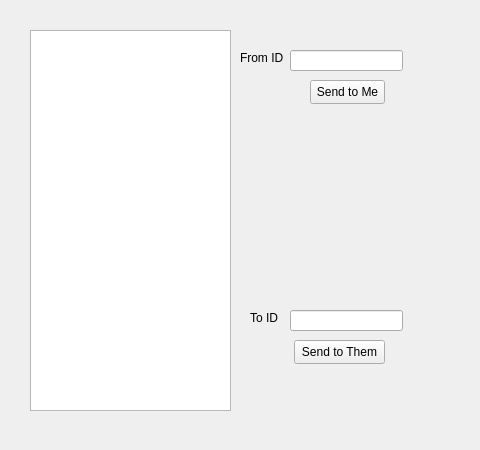
<?xml version="1.0" encoding="UTF-8"?>
<ui version="4.0">
 <class>MainWindow</class>
 <widget class="QMainWindow" name="MainWindow">
  <property name="geometry">
   <rect>
    <x>0</x>
    <y>0</y>
    <width>480</width>
    <height>450</height>
   </rect>
  </property>
  <property name="windowTitle">
   <string>Item Testing Menu</string>
  </property>
  <widget class="QWidget" name="centralwidget">
   <widget class="QListWidget" name="itemSelection">
    <property name="geometry">
     <rect>
      <x>30</x>
      <y>30</y>
      <width>201</width>
      <height>381</height>
     </rect>
    </property>
   </widget>
   <widget class="QLineEdit" name="fromIdInput">
    <property name="geometry">
     <rect>
      <x>290</x>
      <y>50</y>
      <width>113</width>
      <height>21</height>
     </rect>
    </property>
   </widget>
   <widget class="QPushButton" name="sendToServer">
    <property name="geometry">
     <rect>
      <x>294</x>
      <y>340</y>
      <width>91</width>
      <height>24</height>
     </rect>
    </property>
    <property name="text">
     <string>Send to Them</string>
    </property>
   </widget>
   <widget class="QPushButton" name="sendToMe">
    <property name="geometry">
     <rect>
      <x>310</x>
      <y>80</y>
      <width>75</width>
      <height>24</height>
     </rect>
    </property>
    <property name="text">
     <string>Send to Me</string>
    </property>
   </widget>
   <widget class="QLineEdit" name="toIdInput">
    <property name="geometry">
     <rect>
      <x>290</x>
      <y>310</y>
      <width>113</width>
      <height>21</height>
     </rect>
    </property>
   </widget>
   <widget class="QLabel" name="fromIdLabel">
    <property name="geometry">
     <rect>
      <x>240</x>
      <y>50</y>
      <width>49</width>
      <height>16</height>
     </rect>
    </property>
    <property name="text">
     <string>From ID</string>
    </property>
   </widget>
   <widget class="QLabel" name="toIdLabel">
    <property name="geometry">
     <rect>
      <x>250</x>
      <y>310</y>
      <width>49</width>
      <height>16</height>
     </rect>
    </property>
    <property name="text">
     <string>To ID</string>
    </property>
   </widget>
  </widget>
 </widget>
 <resources/>
 <connections/>
</ui>
